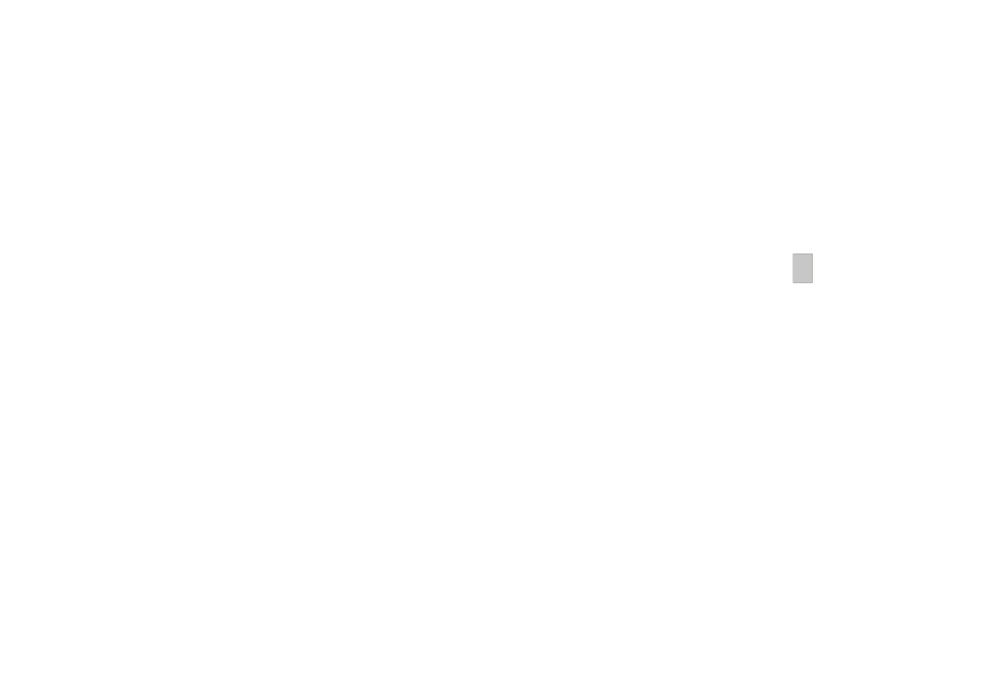
Frame 1 (no input)
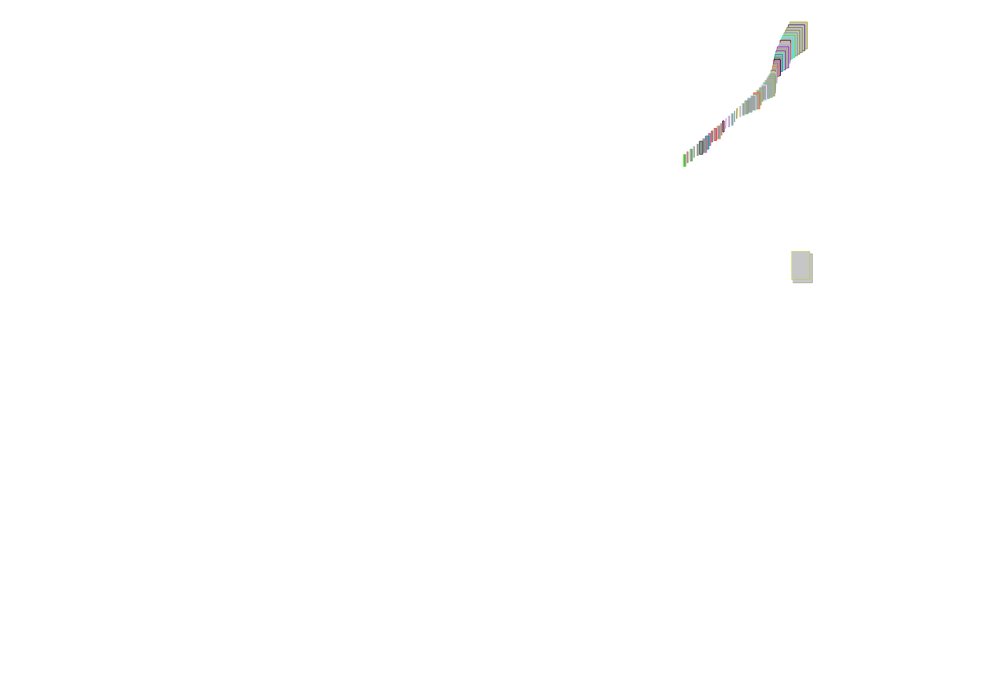
Frame 60 (no input)
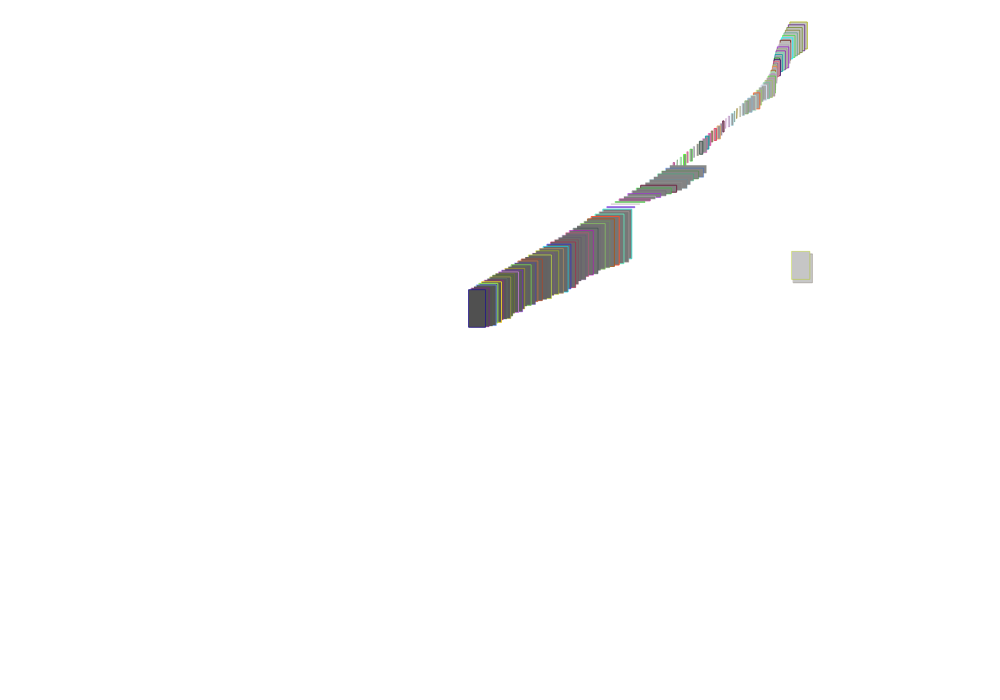
Frame 120 (the mouse pressed at the canvas centre since frame 60)

The p5.js sketch that drew these frames (run headless with seeded random() and noise() and a simulated clock; from frame 60 on, the mouse is pressed at the canvas centre):

// p5.js sketch
// ── sketch.js

var _num = 10;    
var _angnoise, _radiusnoise;
var _xnoise, _ynoise;
var _angle;
var _radius = 100;
var _strokeCol = 200;
var _strokeChange = -1;

var xSize=20;
var ySize=30;
var sizeChange=1;
var sizeDir=1;
var coinVals=[1,1,-1,-1,-1,-1];

function setup() {
  createCanvas(1000, 700);
  //smooth(); 
  frameRate(30);
  background(255);
  
  _angle = (PI/2);
  //console.log(_angle);
  _angnoise = random(10);
  _radiusnoise = random(10);
  _xnoise = random(10);
  _ynoise = random(10);
}

function draw() {
  //console.log("hello");
  _radiusnoise += 0.005;
  _radius = (noise(_radiusnoise) * 550) +1;
  
  _angnoise += 0.005;
  _angle += (noise(_angnoise) * 6) - 3;
  if (_angle > 360) { _angle -= 360; }
  if (_angle < 0) { _angle += 360; }
  


  // wobble centre
  _xnoise += 0.01;
  _ynoise += 0.01;

  if(xSize < 0) {xSize=random(100);}
  if(ySize < 0) {ySize=random(100);}

  var centreX = width/2 + (noise(_xnoise)-150);
  var centreY = height/2 + (noise(_ynoise)-300);
  
  var rad = radians(_angle);
  var x1 = centreX + (_radius * cos(rad));
  var y1 = centreY + (_radius * sin(rad*0.618));


  
  // opposite
  var opprad = rad + PI;
  var x2 = centreX + (_radius * cos(opprad));
  var y2 = centreY + (_radius * sin(opprad)); 
  
  noFill();
  
  _strokeCol += _strokeChange;
  if (_strokeCol > 254) { _strokeChange *= -1; }
  if (_strokeCol < 0) { _strokeChange *= -1; }


  sizeDir=random(coinVals);
  xSize += sizeChange*sizeDir;
  ySize += sizeChange*sizeDir;

  translate(100,200);

  _strokeCol2=color(random(255),random(255),random(255),random(255));
  //stroke(_strokeCol);
  stroke(_strokeCol2);
  fill(_strokeCol);
  strokeWeight(1);
  //line(x1, y1, x2, y2);
  rect(x1,y1,xSize,ySize);

}






// //================================= 

// void keyPressed() {
//   if (keyCode == ENTER) {
//     saveFrame("waveclock-####.tif");
//   }
// }

// void mousePressed() {
//   clearBackground();
// }
